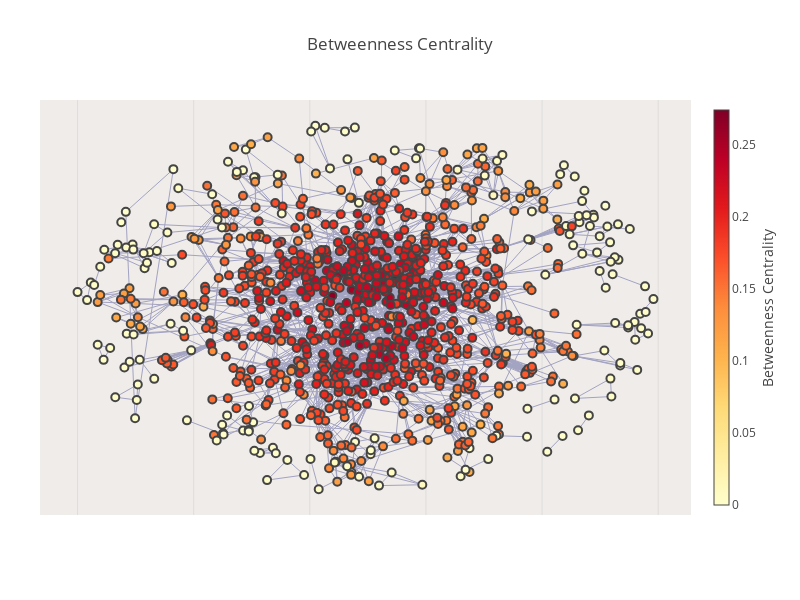

This figure's notebook cell:
### Markdown cell above
## Betweenness Centrality

### Code cell
fig = plot_ly(subgraph, "Betweenness Centrality", measures[1], "Betweenness", colorscale='YIOrRd')
iplot(fig, filename="Betweenness Centrality")

### Figure 1 — Plotly figure (JSON) as saved in the notebook; plotly's stock layout.template omitted (floating-point values rounded to 4 significant figures; data arrays with more than 128 entries replaced by an {"elided": "..."} marker saying what was removed)
{"data": [{"hoverinfo": "none", "line": {"color": "#a3a3c2", "width": 1}, "mode": "lines", "type": "scatter", "x": {"elided": "8490 float values"}, "y": {"elided": "8490 float values"}}, {"hoverinfo": "text", "marker": {"color": {"elided": "998 float values"}, "colorbar": {"thickness": 15, "title": "Betweenness Centrality", "titleside": "right", "xanchor": "left"}, "colorscale": "YIOrRd", "line": {"width": 2}, "reversescale": true, "showscale": true, "size": 8}, "mode": "markers", "name": "", "opacity": 1, "text": {"elided": "998 str values"}, "type": "scatter", "x": {"elided": "998 float values"}, "y": {"elided": "998 float values"}}], "layout": {"autosize": false, "font": {}, "height": 600, "hovermode": "closest", "margin": {"b": 85, "l": 40, "pad": 0, "r": 40, "t": 100}, "plot_bgcolor": "#EFECEA", "showlegend": false, "title": "Betweenness Centrality", "width": 800, "xaxis": {"showline": false, "showticklabels": false, "title": "", "titlefont": {"color": "#7f7f7f", "size": 14}, "zeroline": false}, "yaxis": {"showgrid": false, "showline": false, "showticklabels": false, "title": "", "zeroline": false}}}
